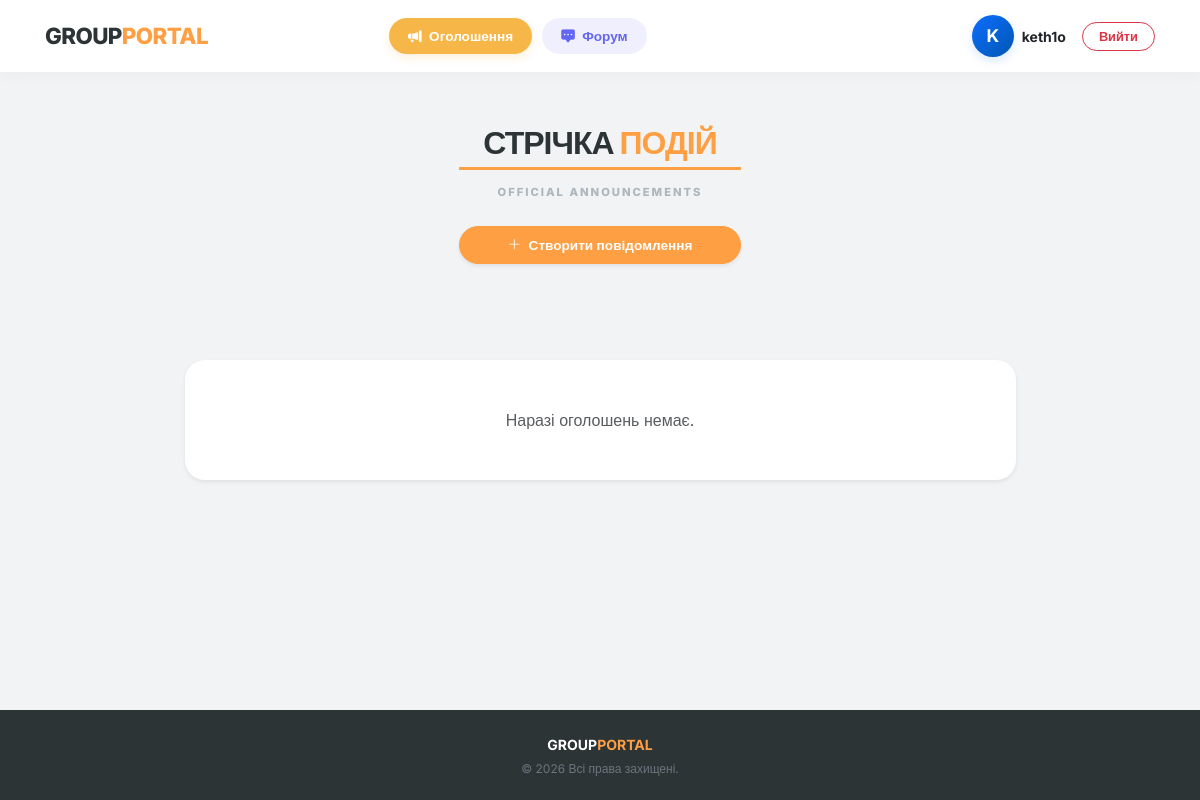
The app's page /advertisement/ (signed in), older data.
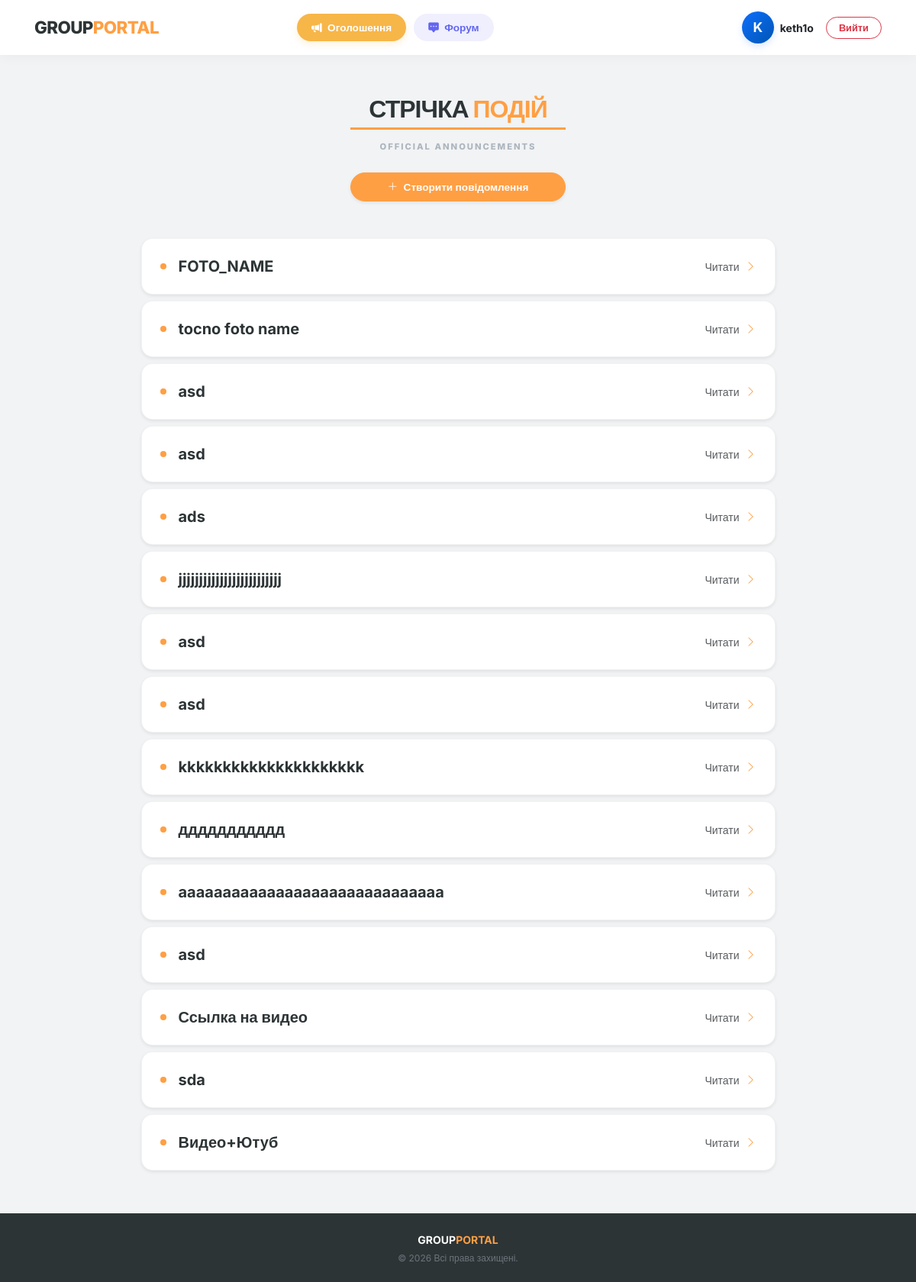
The same page, newer data.
### AdvertisementPage/models.py (models this page shows, shortened)
class Advertisement(models.Model):
    name = models.CharField(max_length=30)
    about = models.TextField()
    media = models.FileField(upload_to="advertisement/", blank=True, null=True)
    youtube_url = models.URLField(blank=True, null=True, verbose_name="Посилання на YouTube")
    class Meta:
        verbose_name = "Advertisement"
        verbose_name_plural = "Advertisements"

### AdvertisementPage/views.py (the view)
# urls.py: path("", AdvertisementListView.as_view(), name="advertisement-list"),
class AdvertisementListView(LoginRequiredMixin, ListView):
    model = Advertisement
    template_name = "advertisement/advertisement-list.html"
    context_object_name = "advertisement_objects"

### AdvertisementPage/templates/advertisement/advertisement-list.html (shortened to what this page needs)
{% extends 'base.html' %}
{% load static %}
{% block extra_css %}
    <link rel="stylesheet" href="{% static 'css/advertisement.css' %}">
{% endblock %}
{% block content %}
<div class="container-fluid px-0">
    <div class="row justify-content-center mb-5">
        <div class="col-12 col-lg-8 text-center">
            <div class="d-inline-block px-4 py-1 mb-2" style="border-bottom: 3px solid var(--portal-primary);">
                <h1 class="h2 fw-800 mb-0" style="letter-spacing: -1px; text-transform: uppercase; line-height: 1.2;">
                    Стрічка <span style="color: var(--portal-primary);">Подій</span>
                </h1>
            </div>
            <div>
                <span class="text-uppercase ls-2" style="font-size: 0.7rem; font-weight: 800; color: #adb5bd;">
                    Official Announcements
                </span>
            </div>
            {% if user.is_staff %}
                <div class="mt-4">
                    <a href="{% url 'advertisement-create' %}" class="btn btn-primary btn-round px-5 shadow-sm">
                        <i class="bi bi-plus-lg me-1"></i> Створити повідомлення
                    </a>
                </div>
            {% endif %}
        </div>
    </div>
    <div class="row justify-content-center">
        <div class="col-lg-9">
            {% for adv in advertisement_objects %}
                <div class="card ad-card shadow-sm mb-2 border-0 transition-hover" style="border-radius: 15px;">
                    <a href="{% url 'advertisement-detail' adv.pk %}" class="text-decoration-none p-4 d-flex align-items-center justify-content-between">
                        <div class="d-flex align-items-center text-start">
                            <div class="rounded-circle me-3" style="min-width: 8px; height: 8px; background-color: var(--portal-primary);"></div>
                            <h2 class="h5 fw-bold mb-0" style="color: var(--portal-dark);">
                                {{ adv.name }}
                            </h2>
                        </div>
                        <div class="text-muted small ms-3 text-nowrap">
                            Читати <i class="bi bi-chevron-right ms-1" style="color: var(--portal-primary);"></i>
                        </div>
                    </a>
                </div>
            {% empty %}
                <div class="col-12 text-center py-5">
                    <div class="card border-0 shadow-sm p-5" style="border-radius: 20px;">
                        <p class="text-muted m-0">Наразі оголошень немає.</p>
                    </div>
                </div>
            {% endfor %}
        </div>
    </div>
</div>
{% endblock %}

Row changes from the older to the newer data that the page shows:
added Advertisement: name "FOTO_NAME"
added Advertisement: name "tocno foto name"
added Advertisement: name "asd"
added Advertisement: name "asd"
added Advertisement: name "ads"
added Advertisement: name "jjjjjjjjjjjjjjjjjjjjjjjjj"
added Advertisement: name "asd"
added Advertisement: name "asd"
added Advertisement: name "kkkkkkkkkkkkkkkkkkkkk"
added Advertisement: name "ддддддддддд"
added Advertisement: name "aaaaaaaaaaaaaaaaaaaaaaaaaaaaaa"
added Advertisement: name "asd"
added Advertisement: name "Ссылка на видео"
added Advertisement: name "sda"
added Advertisement: name "Видео+Ютуб"
Text that changed along with them:
text no longer shown: "Наразі оголошень немає."
